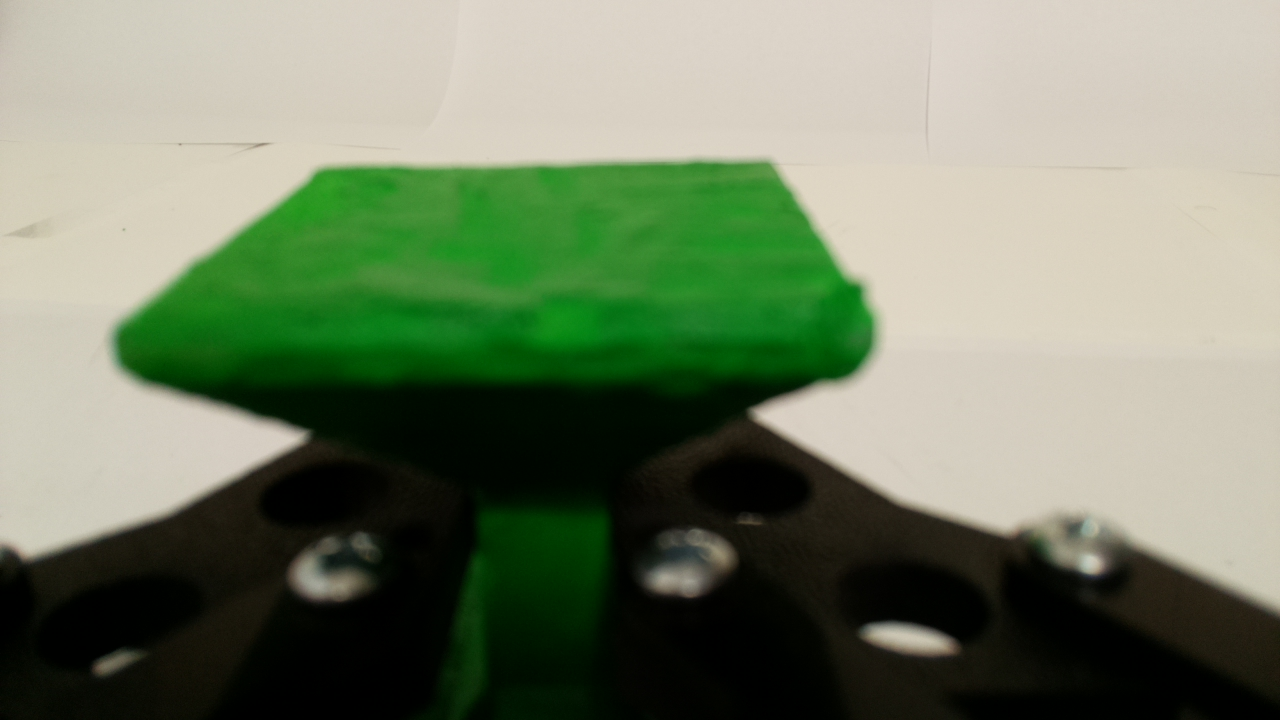
#> input picture Assignments/Ass_9/green_block_kulbir.jpg, 1280 x 720 px, given in place of all_blocks.jpg, which was not available
$ python assign3_809T_video_test_for_block.py
#> lines starting #> are read from the running program, lines starting #| are printed output that depends on the picture; after the words box and inside, x2 and y2 are one past the last pixel; in counts of white or black regions, pixels touching at a corner belong together; pictures that were not available may be replaced by others from this repository, and a replacement may not be noted
import cv2
import imutils
import numpy as np
import matplotlib.pyplot as plt
import time
import RPi.GPIO as gpio


import os
import smtplib
from smtplib import SMTP
from smtplib import SMTPException
import email
from email.mime.multipart import MIMEMultipart
from email.mime.text import MIMEText
from email.mime.image import MIMEImage

def init():
    gpio.setmode(gpio.BOARD)
    gpio.setup(31,gpio.OUT) #IN1
    gpio.setup(33,gpio.OUT) #IN2
    gpio.setup(35,gpio.OUT) #IN3
    gpio.setup(37,gpio.OUT) #IN4
    gpio.setup(36,gpio.OUT)
    #right back wheel encoder
    gpio.setup(12,gpio.IN,pull_up_down = gpio.PUD_UP)
    #left front wheel encoder
    gpio.setup(7,gpio.IN,pull_up_down = gpio.PUD_UP)

# [24 lines left out: functions gameover, motors_off, not called in this run]
    # gpio.cleanup()
#MAIN CODE

init()
pwm_servo = gpio.PWM(36,50)
pwm_servo.start(7.7)
time.sleep(0.5)

def open_servo():
    pwm_servo.ChangeDutyCycle(7.7)
    time.sleep(0.3)

def close_servo():
    pwm_servo.ChangeDutyCycle(2.5)
    time.sleep(0.3)


# [197 lines left out: functions sendEmail, reverse, forward, not called in this run]

    # [12 lines of commented-out code are left out]


def left(left_angle):
    init()

    print("How much angle in degrees do you want to go left?")
    # dist = float(input())
    # angle = float(input())
    angle = left_angle
    # number_of_ticks = int(97.94*dist)

    angular_distance = 0.0012654*angle*1.42
    number_of_ticks = int(98*angular_distance)


    # number_of_ticks = int()

    # number_of_ticks = int(98*dist)
    print("number of ticks required: ",number_of_ticks)


    # [7 lines of commented-out code are left out]


    Back_Right_counter = np.uint64(0)
    Front_Left_counter = np.uint64(0)
    buttonBR = int(0)
    buttonFL = int(0)

    #initialize pwm signal to control motor

    pwm_BR = gpio.PWM(37,50)
    pwm_FL = gpio.PWM(33,50)

    val = 55

    pwm_BR.start(val)
    pwm_FL.start(val)

    time.sleep(0.1)

    list_of_gpioBR = []
    list_of_gpioFL = []


    # for i in range(0,2000000000000):
    while True:
        # time.sleep(0.05)
        # print("Back_Right_counter = ",Back_Right_counter,"GPIO state at Pin 12: ",gpio.input(12))
        # print("Front_Left_counter = ",Front_Left_counter,"GPIO state at Pin 7: ",gpio.input(7))
        list_of_gpioBR.append(gpio.input(12))
        list_of_gpioFL.append(gpio.input(7))
        if int (gpio.input(12)) != int(buttonBR):
            buttonBR = int(gpio.input(12))
            # buttonFL = int(gpio.input(7))
            Back_Right_counter+= 1
            # Front_Left_counter+=1

        if int (gpio.input(7)) != int(buttonFL):
            buttonFL = int(gpio.input(7))
            Front_Left_counter+=1

        if Back_Right_counter>=number_of_ticks:
            pwm_BR.stop()

        if Front_Left_counter>=number_of_ticks:
            pwm_FL.stop()

        if Back_Right_counter>=number_of_ticks and Front_Left_counter>=number_of_ticks:
            #  pwm_BR.stop()
            # gameover()
            motors_off()
            print("THANKS")
            #  gpio.cleanup()
            break

    # [12 lines of commented-out code are left out]


# [84 lines left out: function right, not called in this run]

    # [12 lines of commented-out code are left out]


image = cv2.imread("all_blocks.jpg")
#> image is the input picture: shape (720, 1280, 3); mean B, G, R 103.3, 128.3, 116.1

image = imutils.resize(image, width = 640)
#> image: shape (360, 640, 3)
# cv2.imshow("base image", image)

hsv = cv2.cvtColor(image,cv2.COLOR_BGR2HSV)
#> hsv: shape (360, 640, 3); mean H, S, V 33.9, 108.3, 132
# cv2.imshow("hsv image", hsv)

# green_light_lower_range = np.array([75,100,100])
# green_light_upper_range = np.array([87,255,255])

green_light_lower_range = np.array([47,103,29])
green_light_upper_range = np.array([99,255,174])

mask = cv2.inRange(hsv, green_light_lower_range, green_light_upper_range)
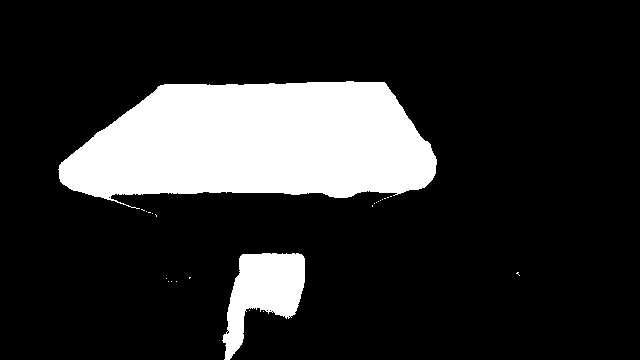
#> mask: shape (360, 640); 17.4% white; 24 white regions (22 under 20 px), largest, box (x1, y1, x2, y2) and area: (58, 81, 437, 209) 35376, (222, 253, 305, 360) 4743

# mask = cv2.inRange(hsv, (155,95,85), (165,105,255))
# cv2.imshow("mask", mask)


image_edges = cv2.Canny(mask,30,200)
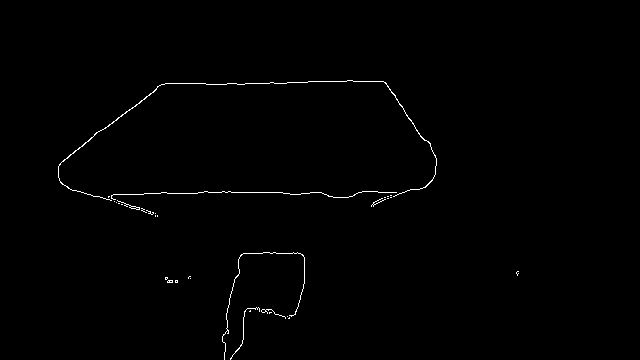
#> image_edges: shape (360, 640); 0.63% white in thin lines or dots, all inside (x1, y1, x2, y2) = (58, 80, 519, 360)
# cv2.imshow("edges using canny edge detector", image_edges)

# contours, hierarchy = cv2.findContours(mask, cv2.RETR_TREE,cv2.CHAIN_APPROX_NONE)
contours = cv2.findContours(image_edges.copy(), cv2.RETR_EXTERNAL,cv2.CHAIN_APPROX_SIMPLE)
#> contours = 32 contours, 31 with area under 20; largest, box (x1, y1, x2, y2) and area: (58, 80, 437, 201) 89
contours = imutils.grab_contours(contours)

# print("contours = " + str(len(contours)))

# see the contours array
print("contours = ", contours)
#> (printed output is left out)

cv2.drawContours(mask, contours, -1, (255,0,0), 3)
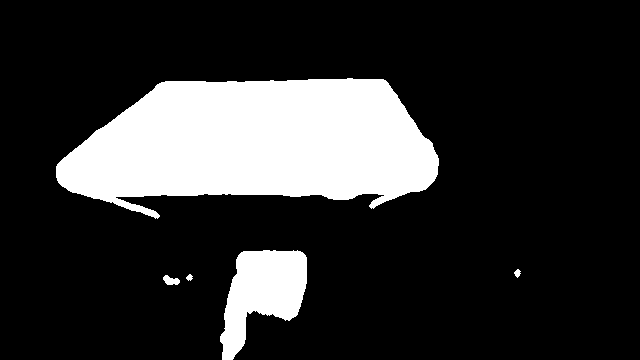
#> mask: shape (360, 640); 19% white; 5 white regions, box (x1, y1, x2, y2) and area: (56, 78, 439, 219) 37913, (220, 250, 307, 360) 5623, (163, 275, 180, 285) 112, (514, 269, 521, 278) 39, (186, 274, 193, 281) 32
# cv2.imshow("with contours on mask", mask)

contour_points = contours[0]
#> contour_points = [[289, 317], [288, 318], [289, 318]]
(x,y),radius = cv2.minEnclosingCircle(contour_points)
#> x = 288.5; y = 317.5; radius = 0.707

circle_center = (int(x),int(y))
#> circle_center = (288, 317)

radius = int(radius)
#> radius = 0
cv2.circle(image,circle_center,radius,(238,130,238),3)
#> image: shape (360, 640, 3); mean B, G, R 103.4, 128.4, 116.3
cv2.circle(image,circle_center,2,(0,0,0),3)
#> image: shape (360, 640, 3); mean B, G, R 103.4, 128.4, 116.2

cv2.drawContours(image, [contour_points], 0, (238,0,0), 3)
#> image: shape (360, 640, 3); mean B, G, R 103.4, 128.4, 116.2
cv2.imshow("final_image", image)


# [6 lines of commented-out code are left out]

def nothing(x):
    pass

# image_center = (320,240)


cam= cv2.VideoCapture(0)
fps = cam.get(cv2.CAP_PROP_FPS)
timestamps = [cam.get(cv2.CAP_PROP_POS_MSEC)]
calc_timestamps = [0.0]

#text parameters
font = cv2.FONT_HERSHEY_SIMPLEX
fontScale = 0.5
font_color = (0, 0, 255)
font_thickness = 1
direction_scale = 1
direction_thickness = 2

#videowrite
fourcc = cv2.VideoWriter_fourcc(*'XVID')
out = cv2.VideoWriter('green_light_detection_video.avi', fourcc, 20.0, (640,480))
timeElapsedlist = []

open_servo()


while True:
    ret, image=cam.read()
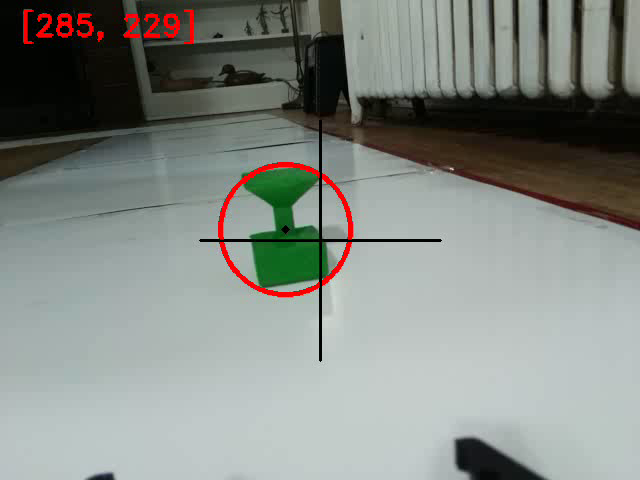
#> input picture frame 0 of Assignments/Ass_9/green_light_detection_video.avi, 640 x 480 px, given in place of the camera
#> image is the input picture: shape (480, 640, 3); mean B, G, R 131.6, 137, 131.9
    image = imutils.resize(image, width = 640)
    print(image.shape)
    image = cv2.flip(image,-1)
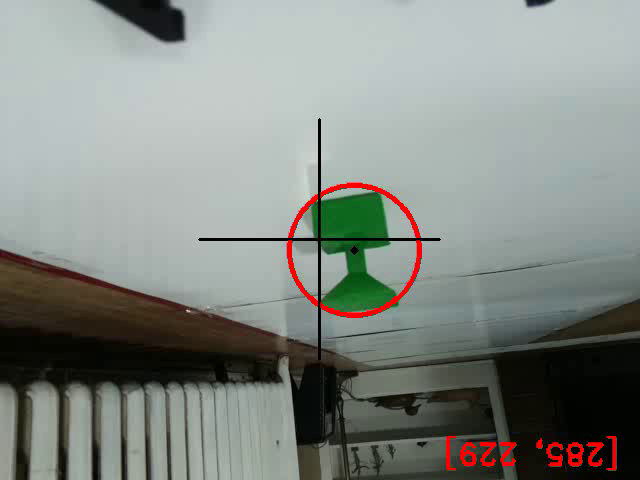
#> image: shape (480, 640, 3); mean B, G, R 131.6, 137, 131.9
    startTime = time.time()
    # [4 lines of commented-out code are left out]

    hsv_img = cv2.cvtColor(image,cv2.COLOR_BGR2HSV)
#> hsv_img: shape (480, 640, 3); mean H, S, V 68.6, 45.3, 140.9
#     # create the Mask
#     lower_range = np.array([l_h,l_s,l_v])
#     upper_range = np.array([u_h,u_s,u_v])
    lower_range = np.array([47,103,29])
    upper_range = np.array([99,255,174])
    mask = cv2.inRange(hsv_img, lower_range, upper_range)
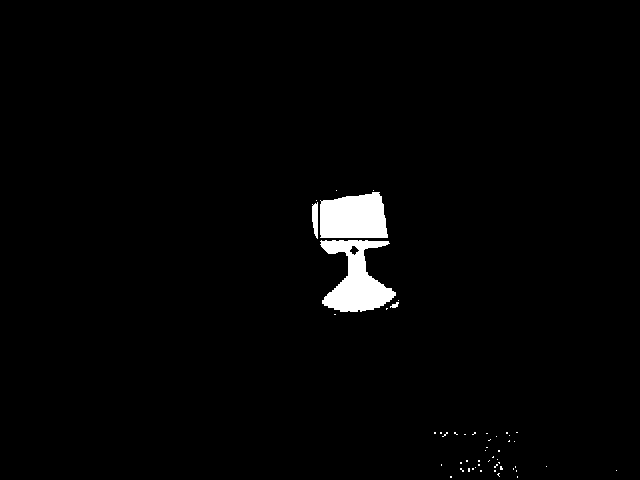
#> mask: shape (480, 640); 1.9% white; 52 white regions (48 under 20 px)
    # image_edges = cv2.Canny(mask,85,255)

    #using contours
    cnts = cv2.findContours(mask.copy(), cv2.RETR_EXTERNAL,cv2.CHAIN_APPROX_SIMPLE)
#> cnts = 52 contours, 49 with area under 20; largest, box (x1, y1, x2, y2) and area: (320, 240, 396, 312) 2787, (320, 192, 388, 238) 2588, (312, 202, 318, 239) 135
    cnts = imutils.grab_contours(cnts)


    for c in cnts:
        M = cv2.moments(c)
        if M["m00"] != 0:
            cX = int(M["m10"] / M["m00"])
            cY = int(M["m01"] / M["m00"])
        else:
            cX, cY = 0, 0

        # centre_x= int((min(cX)+max(cX))/2)
        # centre_y = int((min(cY)+max(cY))/2)
        centre_x= cX
        centre_y= cY
        # dist_2 = calc_dist((centre_x,centre_y))


        contour_points = cnts[0]
        (x,y),radius = cv2.minEnclosingCircle(contour_points)
        center = (int(x),int(y))
        radius = int(radius)
        # cv2.circle(image, (cX, cY), 15, (0,0,255), 8)
        cv2.circle(image, (cX, cY), radius, (0,0,255), 3)
        cv2.circle(image,(cX, cY),2,(0,0,0),3)
        block_pixel_location = [cX,cY]

        #draw crosshair
        cv2.line(image,(320,120),(320,360),(0,0,0),2)
        cv2.line(image,(200,240),(440,240),(0,0,0),2)
        cv2.putText(image,str(block_pixel_location),(20,35),cv2.FONT_HERSHEY_DUPLEX,direction_scale,(0,0,255), direction_thickness)

        pixel_to_rotate = 320-block_pixel_location[0]
        print("pixel_to_rotate",pixel_to_rotate)
        degree_to_rotate = 0.061*pixel_to_rotate
        print("degree_to_rotate",degree_to_rotate)


        distance_of_block_in_pixels = 240 - block_pixel_location[1]
        print("distance_of_block_in_pixels: ",distance_of_block_in_pixels)


        pixel_center_range = 50
        angle_to_rotate = 5

        if (distance_of_block_in_pixels>21):
            if(pixel_to_rotate<-pixel_center_range):
                right(angle_to_rotate)
                time.sleep(0.3)

            elif(pixel_to_rotate>pixel_center_range):
#> (the run stopped early here; a loop or call above may not have finished)
